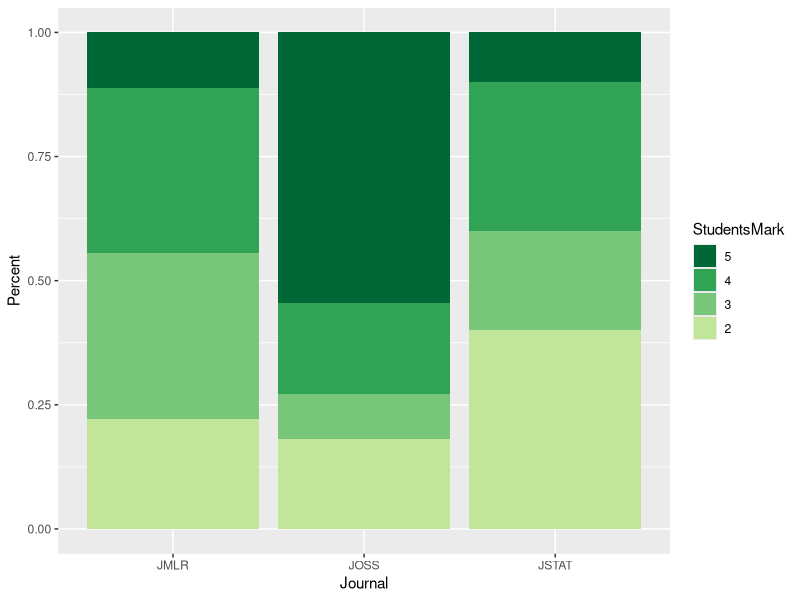
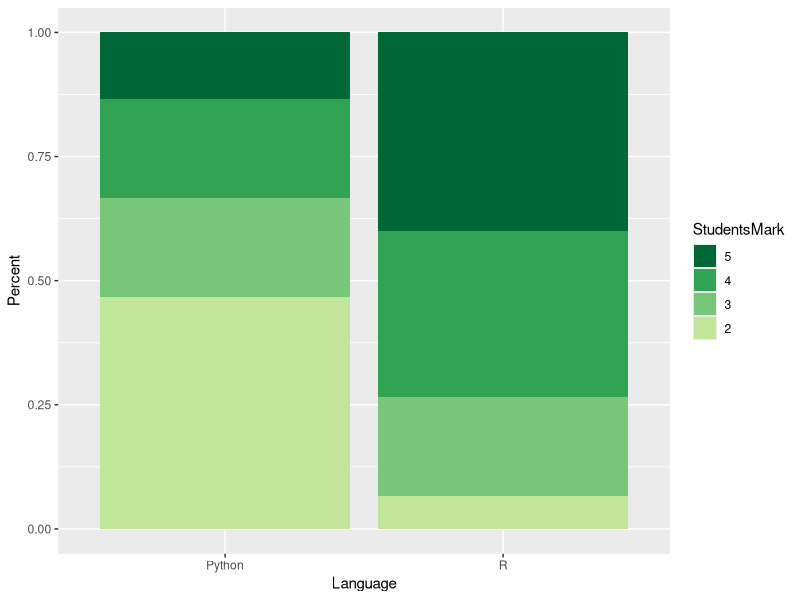
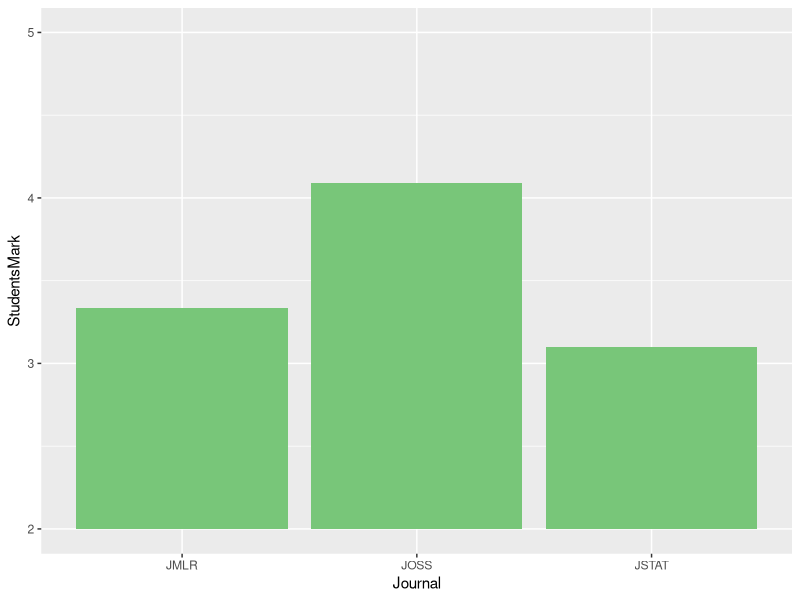
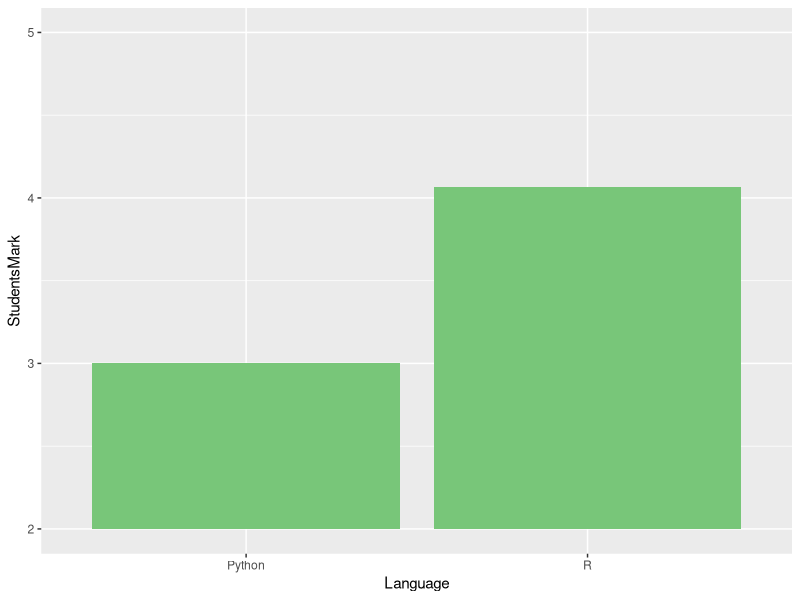
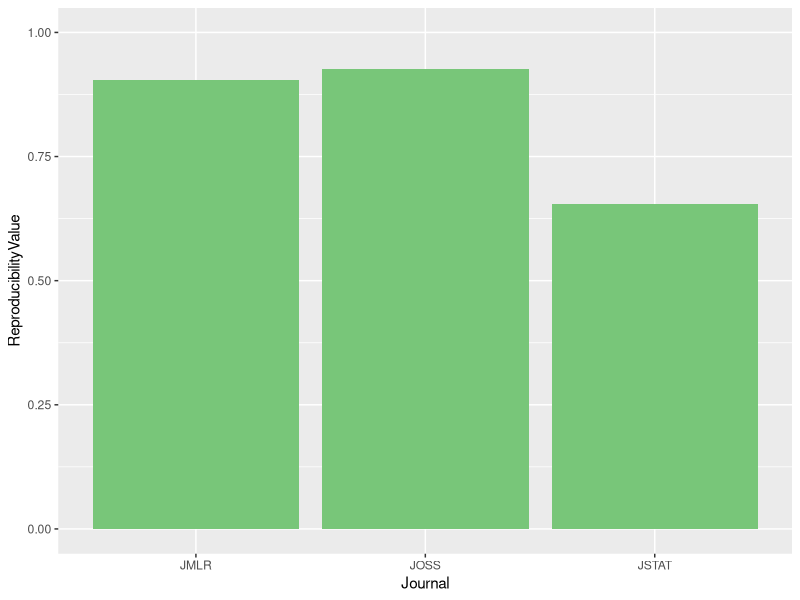
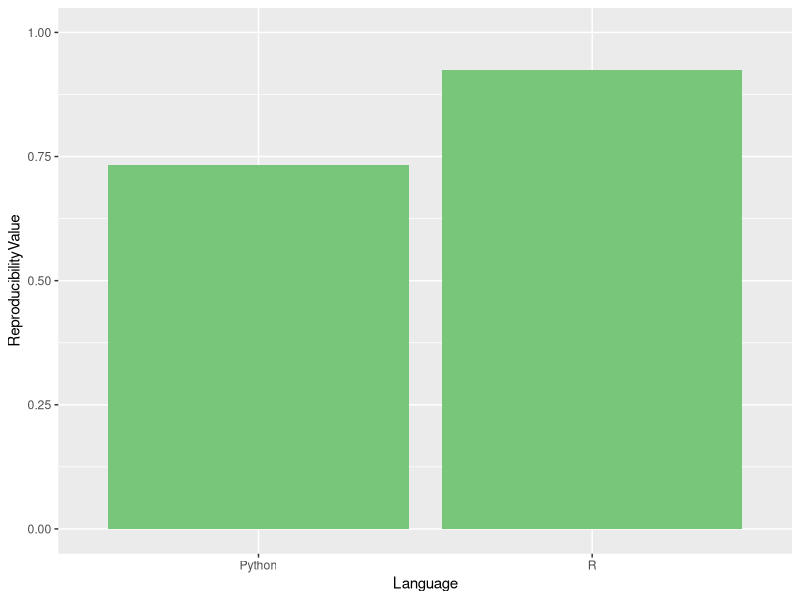
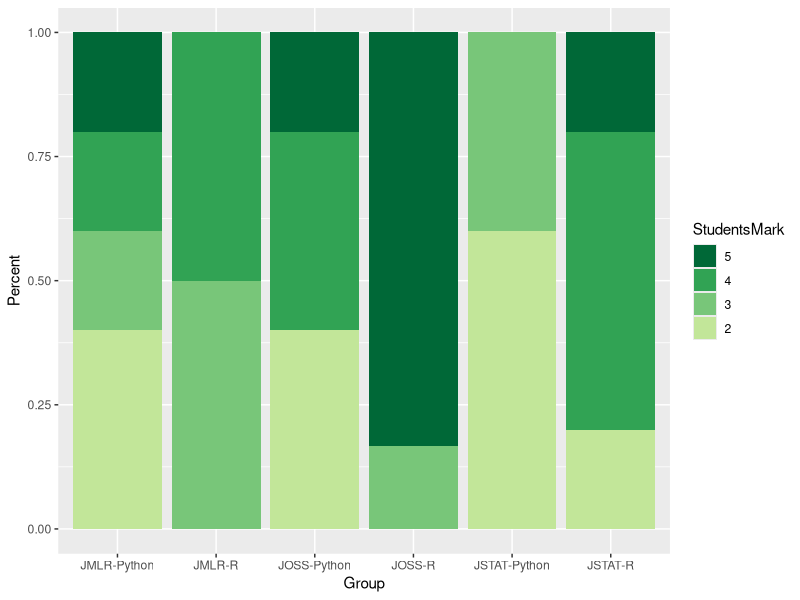
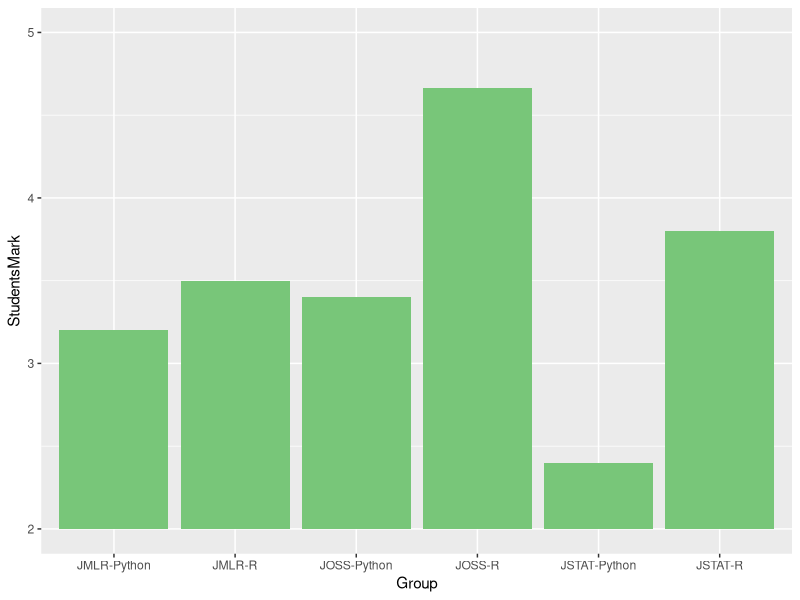

The R source for these figures, in order:
## ---- chunk 1
library(dplyr)
library(ggplot2)

colors <- rev(c('#c2e699', '#78c679', '#31a354', '#006837'))

data <- read.csv(file = 'data/1-8-reproducibility-journal-and-language/results.csv')

res1 <- data %>%
  group_by(Journal) %>%
  summarise(StudentsMark = mean(StudentsMark), ReproducibilityValue = mean(ReproducibilityValue)) %>% 
  arrange(Journal)

res2 <- data %>%
  group_by(Language) %>%
  summarise(StudentsMark = mean(StudentsMark), ReproducibilityValue = mean(ReproducibilityValue)) %>% 
  arrange(Language)

res3 <- data %>%
  group_by(Journal, StudentsMark) %>%
  summarise(Number = n()) %>%
  group_by(Journal) %>%
  mutate(Percent = Number / sum(Number)) %>% 
  arrange(Journal)
res3$StudentsMark <- factor(res3$StudentsMark)
res3$StudentsMark <- factor(res3$StudentsMark, levels = rev(levels(res3$StudentsMark)))

res4 <- data %>%
  group_by(Language, StudentsMark) %>%
  summarise(Number = n()) %>%
  group_by(Language) %>%
  mutate(Percent = Number / sum(Number)) %>% 
  arrange(Language)
res4$StudentsMark <- factor(res4$StudentsMark)
res4$StudentsMark <- factor(res4$StudentsMark, levels = rev(levels(res4$StudentsMark)))

res5 <- data %>% 
  mutate(Group = paste0(Journal, "-", Language)) %>% 
  group_by(Group) %>%
  summarise(StudentsMark = mean(StudentsMark), ReproducibilityValue = mean(ReproducibilityValue)) %>% 
  arrange(Group)

res6 <- data %>%
  mutate(Group = paste0(Journal, "-", Language)) %>% 
  group_by(Group, StudentsMark) %>%
  summarise(Number = n()) %>%
  group_by(Group) %>%
  mutate(Percent = Number / sum(Number)) %>% 
  arrange(Group)
res6$StudentsMark <- factor(res6$StudentsMark)
res6$StudentsMark <- factor(res6$StudentsMark, levels = rev(levels(res6$StudentsMark)))
## ---- chunk 2
p <- ggplot(data = res3, aes(x = Journal, y = Percent, fill = StudentsMark)) + 
  geom_bar(stat = "identity") +
  scale_fill_manual(values = colors)
p
## ---- chunk 3
p <- ggplot(data = res4, aes(x = Language, y = Percent, fill = StudentsMark)) + 
  geom_bar(stat = "identity") +
  scale_fill_manual(values = colors)
p
## ---- chunk 4
p <- res1 %>% 
  mutate(StudentsMark = StudentsMark - 2) %>% 
  ggplot(aes(x = Journal, y = StudentsMark)) + 
  geom_bar(stat = "identity", fill = colors[3]) +
  coord_cartesian(ylim = c(0, 3)) +
  scale_y_continuous(breaks = 0:3, labels = 2:5)
p
## ---- chunk 5
p <- res2 %>% 
  mutate(StudentsMark = StudentsMark - 2) %>% 
  ggplot(aes(x = Language, y = StudentsMark)) + 
  geom_bar(stat = "identity", fill = colors[3]) +
  coord_cartesian(ylim = c(0, 3)) +
  scale_y_continuous(breaks = 0:3, labels = 2:5)
p
## ---- chunk 6
p <- ggplot(data = res1, aes(x = Journal, y = ReproducibilityValue)) + 
  geom_bar(stat = "identity", fill = colors[3]) +
  ylim(0, 1)
p
## ---- chunk 7
p <- ggplot(data = res2, aes(x = Language, y = ReproducibilityValue)) + 
  geom_bar(stat = "identity", fill = colors[3]) +
  ylim(0, 1)
p
## ---- chunk 8
p <- ggplot(data = res6, aes(x = Group, y = Percent, fill = StudentsMark)) + 
  geom_bar(stat = "identity") +
  scale_fill_manual(values = colors)
p
## ---- chunk 9
p <- res5 %>% 
  mutate(StudentsMark = StudentsMark - 2) %>% 
  ggplot(aes(x = Group, y = StudentsMark)) + 
  geom_bar(stat = "identity", fill = colors[3]) +
  coord_cartesian(ylim = c(0, 3)) +
  scale_y_continuous(breaks = 0:3, labels = 2:5)
p
## ---- chunk 10
p <- ggplot(data = res5, aes(x = Group, y = ReproducibilityValue)) + 
  geom_bar(stat = "identity", fill = colors[3]) +
  ylim(0, 1)
p
